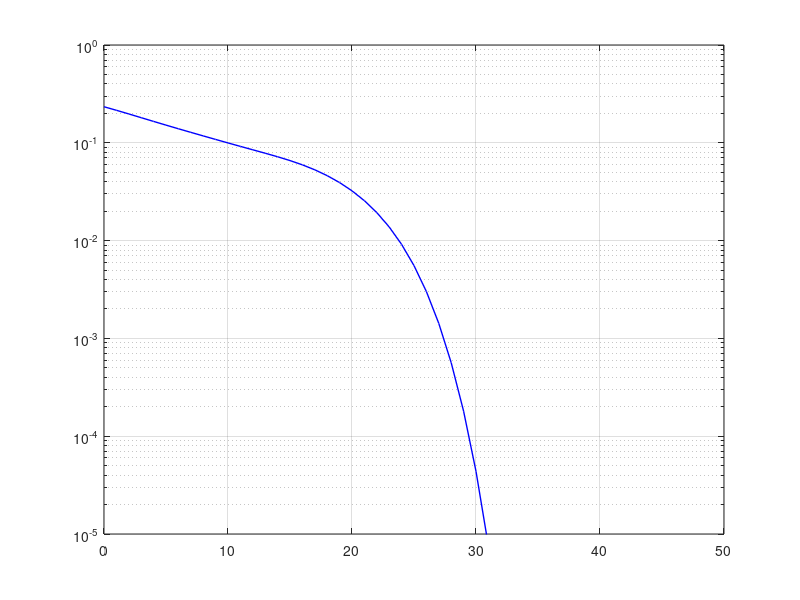
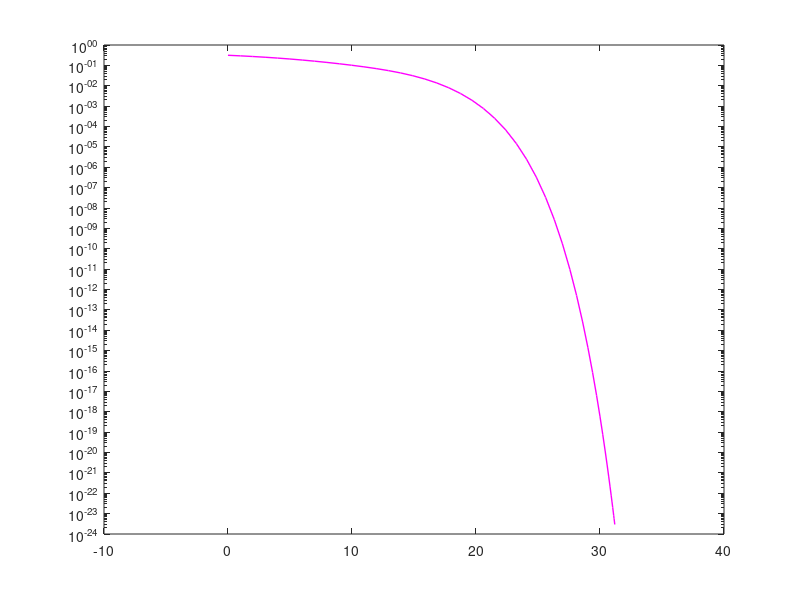
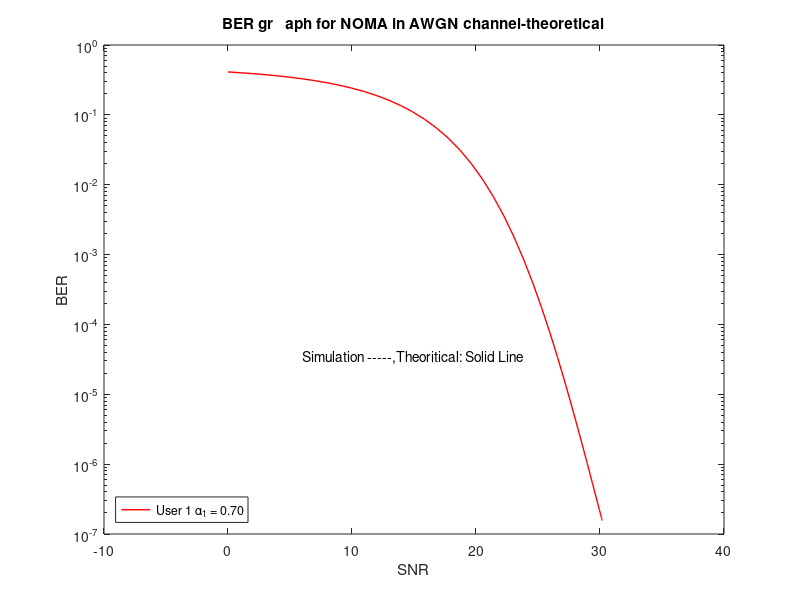

Here is the MATLAB script that generated these plots, in order:
clear, clc;
P=1;
[a1, a2, a3] = deal(0.70, 0.25, 0.05);
a=[a1, a2, a3];
[A1, A2 ,A3] = deal(sqrt(P*a1),sqrt(P*a2),sqrt(P*a3));
A=[A1, A2 ,A3];
mtx1=[1 1 1;1 -1 1;1 1 -1;1 -1 -1];
mtx2=[1 1;1 -1];
mtx3=1;
M=3;OMEGA=1;zeta=0.001;
[ls1, ls2, ls3]=deal(4, 2, 1);
[sumt1, sumt2,sumt3]=deal(0,0,0);
omega21=OMEGA*zeta*0;
omega22=OMEGA*zeta*0.75;
omega23=OMEGA*zeta*(0.70+0.25);
%% Error
SNR = 0:50;
variance=10.^(-SNR./10);
% variance=P./SNR;% variance=db2pow(SNR);
gamma=P./variance;
SNR1=P./(variance+omega21);
SNR2=P./(variance+omega22);
SNR3=P./(variance+omega23);
%% correct power
for h =1:M 
        mtx1(:,h)=mtx1(:,h)*A(h);
end
for h =1:M-1 
        mtx2(:,h)=mtx2(:,h)*A(h+1);
end
mtx3=A(3)*mtx3;
%% Summation Error
for j=1:ls1
    Y=mtx1(j,:);
    beta=sum(Y)/sqrt(P);
    betasic=beta.*sqrt(P./(P+variance.*omega21));
    sumt1=sumt1+qfunc(betasic.*sqrt(gamma));
end
for j=1:ls2
    Y=mtx2(j,:);
    beta=sum(Y)/sqrt(P);
    betasic=beta.*sqrt(P./(P+SNR1*omega22));
    sumt2=sumt2+qfunc(betasic.*sqrt(gamma));
end
for j=1:ls3
    Y=mtx3(j,:);
    beta=sum(Y)/sqrt(P);
    betasic=beta.*sqrt(P./(P+SNR3*omega23));
    sumt3=sumt3+qfunc(betasic.*sqrt(SNR3));
end
%% Plot
k1=1/(ls1)*sumt1;
k2=1/(ls2)*sumt2;
k3=1/(ls3)*sumt3;
figure(1)
colorstring = 'bmr';
semilogy(pow2db(SNR1),k1,'-','Color', colorstring(1),'LineWidth',1)
ylim([10^(-5) 1])
hold on;grid on;
figure(2)
semilogy(pow2db(SNR2),k2,'-','Color', colorstring(2),'LineWidth',1);hold on%+6
figure(3)
semilogy(pow2db(SNR3),k3,'-','Color', colorstring(3),'LineWidth',1)%+3
legend('User 1 \alpha_1 = 0.70','User 2 \alpha_2 = 0.25','User 3 \alpha_4 = 0.05','Location','southwest');
txt1 = 'Simulation -----,Theoritical: Solid Line';
text(6,3.43e-05,txt1)
title('BER gr   aph for NOMA in AWGN channel-theoretical');
xlabel('SNR');
ylabel('BER');